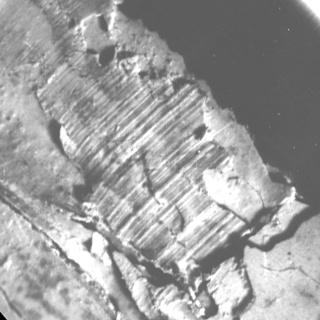
//> input picture Image_Processing/anisotropic_image_segmentation/gst_input.jpg, 320 x 320 px
$ ./generalContours_demo1 ../anisotropic_image_segmentation/gst_input.jpg   (built with g++ and OpenCV 4)
//> lines starting //> are read from the running program, lines starting //| are printed output that depends on the picture; after the words box and inside, x2 and y2 are one past the last pixel; in counts of white or black regions, pixels touching at a corner belong together
#include "opencv2/imgcodecs.hpp"
#include "opencv2/highgui.hpp"
#include "opencv2/imgproc.hpp"
#include <iostream>
using namespace cv;
using namespace std;
Mat src_gray;
int thresh = 100;
RNG rng(12345);
void thresh_callback(int, void*);
int main(int argc, char** argv)
{
    CommandLineParser parser(argc, argv, "{@input | ../../data/stuff.jpg | input image}");
    Mat src = imread(parser.get<String>("@input"));
//> src is the input picture: 320 rows x 320 cols, CV_8UC3; min 0, max 255, mean 158.5
    if (src.empty())
    {
        cout << "Could not open or find the image!\n" << endl;
        cout << "usage: " << argv[0] << " <Input image>" << endl;
        return -1;
    }
    cvtColor(src, src_gray, COLOR_BGR2GRAY);
    blur(src_gray, src_gray, Size(3, 3));
    const char* source_window = "Source";
    namedWindow(source_window);
    imshow(source_window, src);
    const int max_thresh = 255;
    createTrackbar("Canny thresh:", source_window, &thresh, max_thresh, thresh_callback);
    thresh_callback(0, 0);
    waitKey();
    return 0;
}
void thresh_callback(int, void*)
{
    Mat canny_output;
    Canny(src_gray, canny_output, thresh, thresh * 2);
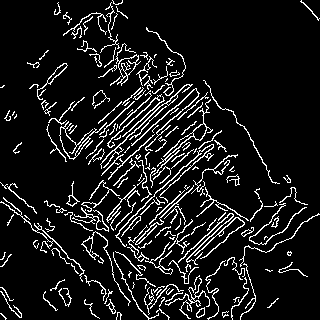
//> canny_output: 320 rows x 320 cols, CV_8UC1; 9.9% white in thin lines or dots
    vector<vector<Point> > contours;
    findContours(canny_output, contours, RETR_TREE, CHAIN_APPROX_SIMPLE);
//> contours = 225 contours, 162 with area under 20; largest, box (x1, y1, x2, y2) and area: (115, 43, 141, 86) 300, (152, 99, 213, 176) 224, (118, 55, 139, 76) 188, (100, 84, 193, 169) 158, (0, 197, 85, 282) 148
    vector<vector<Point> > contours_poly(contours.size());
//> contours_poly = 225 empty contours
    vector<Rect> boundRect(contours.size());
    vector<Point2f>centers(contours.size());
    vector<float>radius(contours.size());
    for (size_t i = 0; i < contours.size(); i++)
    {
        approxPolyDP(contours[i], contours_poly[i], 3, true);
        boundRect[i] = boundingRect(contours_poly[i]);
        minEnclosingCircle(contours_poly[i], centers[i], radius[i]);
    }
//> after the loop, contours_poly = 225 contours, 161 with area under 20; largest, box (x1, y1, x2, y2) and area: (115, 43, 141, 86) 364, (152, 99, 213, 176) 346, (115, 144, 214, 247) 300, (0, 197, 85, 282) 196, (178, 213, 234, 265) 186; boundRect = 225 Rects (x, y, width, height), first 8: [0, 313, 6, 7], [116, 312, 5, 8], [222, 311, 7, 7], [156, 308, 13, 12], [196, 307, 9, 11], [196, 308, 9, 10], [187, 305, 3, 6], [106, 299, 9, 15]; centers = 225 Points (x, y), first 12: [2.5, 316], [118, 315.7], [225.4, 313.9], [162.4, 314.4], [200.5, 312], [200.5, 312.5], [188, 307.5], [111.5, 306], [113, 310.5], [111, 305.5], [92, 308.5], [272.5, 302.5]; radius = 225 values, max 67.69 at index 136, min 0.0001 at index 51, mean 11.51
    Mat drawing = Mat::zeros(canny_output.size(), CV_8UC3);
    for (size_t i = 0; i < contours.size(); i++)
    {
        Scalar color = Scalar(rng.uniform(0, 256), rng.uniform(0, 256), rng.uniform(0, 256));
        drawContours(drawing, contours_poly, (int)i, color);
        rectangle(drawing, boundRect[i].tl(), boundRect[i].br(), color, 2);
        circle(drawing, centers[i], (int)radius[i], color, 2);
    }
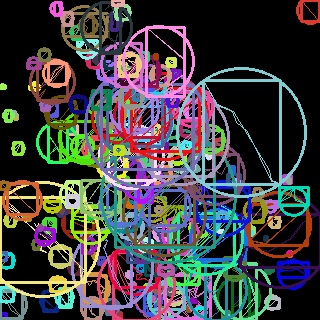
//> drawing: 320 rows x 320 cols, CV_8UC3; mean B, G, R 64.5, 63.8, 64.6
    imshow("Contours", drawing);
}
